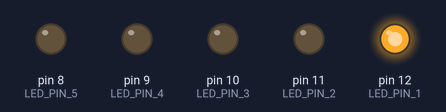
The sketch below on a simulated Arduino Uno, built with avr-gcc and run on an emulated ATmega328P. Shown: output pins drawn as LEDs (lit = HIGH).

Above: at 0.2 s.
At 1.2 s:
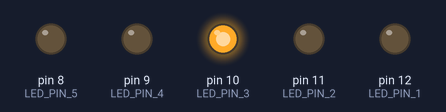
At 1.7 s:
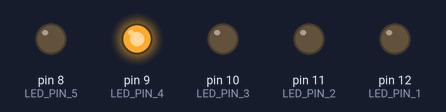
At 3.2 s:
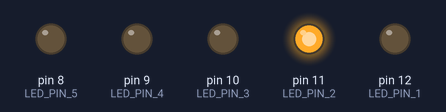
At 4.7 s:
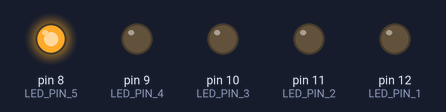
Timing chart, 0 to 5.8 s (numbered marks = the images above):
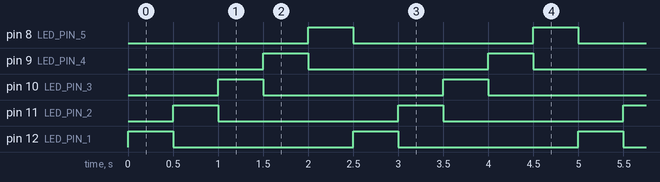

The sketch:

lesson3-report1.ino
```cpp
// あらかじめピンを定数管理して、配列に入れておく
const int LED_PIN_1 = 12;
const int LED_PIN_2 = 11;
const int LED_PIN_3 = 10;
const int LED_PIN_4 = 9;
const int LED_PIN_5 = 8;
int led_array[5] = {LED_PIN_1, LED_PIN_2, LED_PIN_3, LED_PIN_4, LED_PIN_5};

void setup() {
  // それぞれのPINを出力モードで設定する
  pinMode(LED_PIN_1, OUTPUT);
  pinMode(LED_PIN_2, OUTPUT);
  pinMode(LED_PIN_3, OUTPUT);
  pinMode(LED_PIN_4, OUTPUT);
  pinMode(LED_PIN_5, OUTPUT);
}

void loop() {
  // 出力モードで設定したピンの配列をloopの中でforで回す。
  // すると、無限にそれぞれにピンに対して繰り返し処理ができる
  for (int i = 0; i < 5; i++) {
    digitalWrite(led_array[i], HIGH); // LED点灯
    delay(500);  // 0.5秒
    digitalWrite(led_array[i], LOW); // LED消灯
  }
}
```

Measured:
- by itself, pin 8 (LED_PIN_5), pin 9 (LED_PIN_4), pin 10 (LED_PIN_3), pin 11 (LED_PIN_2), pin 12 (LED_PIN_1): alternates HIGH for 0.50 s and LOW for 2.0 s
- by itself, everything shown: repeats every 2.5 s, in 6 steps
